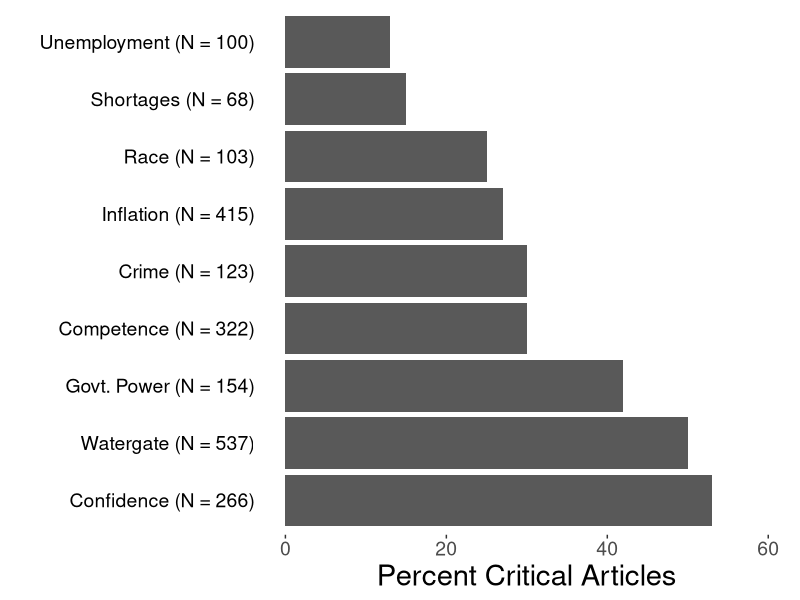
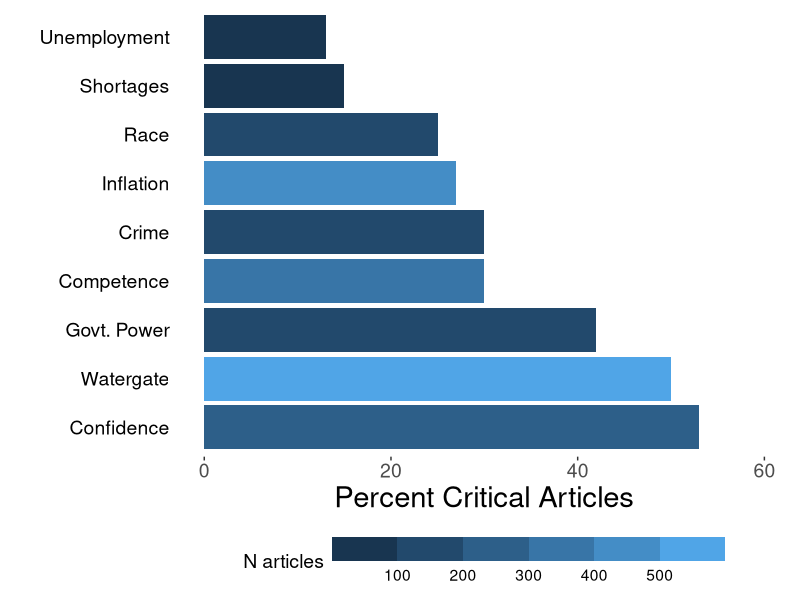

Write R code to recreate these figures, in order.
library(tidyverse)

ds <- tribble(
  ~issue, ~percent_critical, ~N,
  "Inflation", 27, 415,
  "Unemployment", 13, 100,
  "Shortages", 15, 68,
  "Race", 25, 103,
  "Crime", 30, 123, 
  "Govt. Power", 42, 154,
  "Confidence", 53, 266,
  "Watergate", 50, 537,
  "Competence", 30, 322
)

ds <- ds %>% arrange(percent_critical) %>% 
  mutate(labels = paste0(issue, " (N = ",N,")"),
         labels = as.factor(labels),
         labels = fct_reorder(labels, percent_critical, .desc = TRUE),
         )

ds %>% ggplot(aes(y = labels, x = percent_critical)) + geom_col() + 
  ylab("") + xlab("Percent Critical Articles") + xlim(0,60) + 
  theme(axis.ticks.y = element_blank()) +
  theme(text = element_text(size = 14),
        axis.text.x = element_text(size = 14), axis.title.x = element_text(size = 21),
        axis.text.y = element_text(size = 14, color = "black"), axis.title.y = element_text(size = 21),
        panel.background = element_blank(),panel.border = element_blank(), panel.grid.major = element_blank(),
        panel.grid.minor = element_blank(), axis.line = element_line(colour = "white"), 
        legend.key = element_rect(fill = "white"))

ds <- ds %>% arrange(percent_critical) %>% 
  mutate(labels = as.factor(issue),
         labels = fct_reorder(labels, percent_critical, .desc = TRUE),
  )

ds %>% ggplot(aes(y = labels, x = percent_critical, fill = N)) + geom_col() + 
  ylab("") + xlab("Percent Critical Articles") + xlim(0,60) + 
  scale_fill_binned(name = "N articles") +
  theme(axis.ticks.y = element_blank()) +
  theme(text = element_text(size = 14),
        axis.text.x = element_text(size = 14), axis.title.x = element_text(size = 21),
        axis.text.y = element_text(size = 14, color = "black"), axis.title.y = element_text(size = 21),
        panel.background = element_blank(),panel.border = element_blank(), panel.grid.major = element_blank(),
        panel.grid.minor = element_blank(), axis.line = element_line(colour = "white"), 
        legend.key = element_rect(fill = "white"),
        legend.position = "bottom", legend.key.width = unit(2, "cm"))
